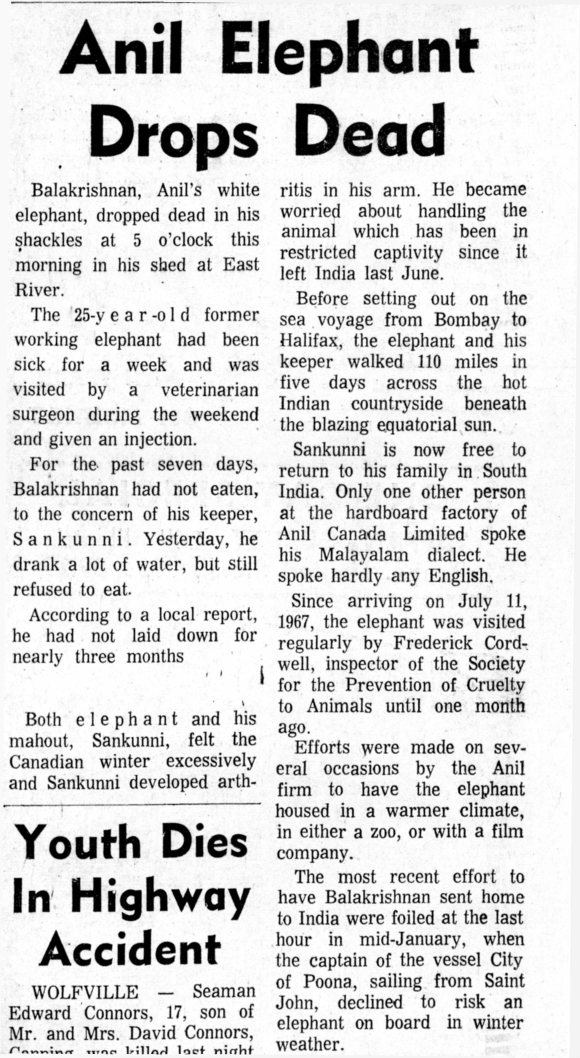
#> input picture 0001.jpg, 1160 x 2115 px (shown at 1/2 size)
$ jupyter execute --allow-errors OCR.ipynb
#> lines starting #> are read from the running program, lines starting #| are printed output that depends on the picture; after the words box and inside, x2 and y2 are one past the last pixel; in counts of white or black regions, pixels touching at a corner belong together
[cell 1]
# import the necessary packages
from PIL import Image
import pytesseract
import cv2
import os

[cell 2]
data_path='./'
image = data_path + '0001.jpg'

# load the example image and convert it to grayscale
image = cv2.imread(image)
#> image is the input picture: shape (2115, 1160, 3); min 0, max 255, mean 217.4
gray = cv2.cvtColor(image, cv2.COLOR_BGR2GRAY)

#threshold
gray = cv2.threshold(gray, 0, 255,
cv2.THRESH_BINARY | cv2.THRESH_OTSU)[1]
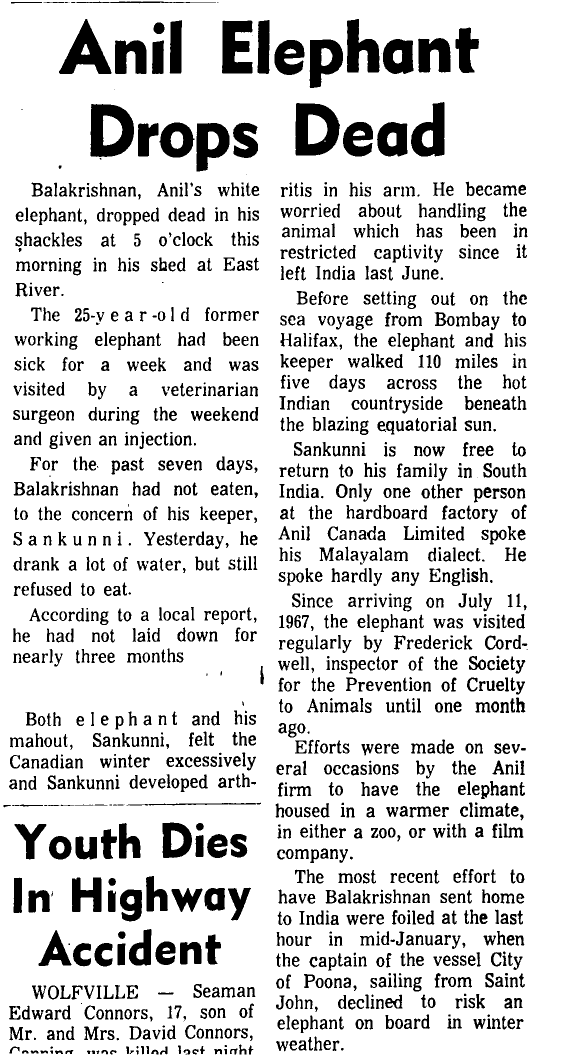
#> gray: shape (2115, 1160) (shown at 1/2 size); 85.7% white; 1680 black regions (130 under 20 px), largest, box (x1, y1, x2, y2) and area: (591, 206, 680, 311) 6085, (181, 208, 268, 314) 6054, (118, 38, 223, 148) 5012
img = cv2.resize(image,(128,128))
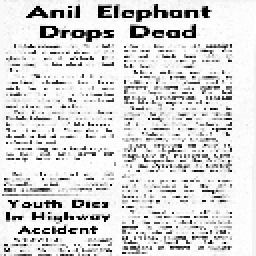
#> img: shape (128, 128, 3) (shown 2 times larger); min 0, max 255, mean 218.3

# write the grayscale image to disk as a temporary file so we can
# apply OCR to it
filename = "{}.png".format(os.getpid())
cv2.imwrite(filename, gray)
#> Out = True

$ run again, with Article_Paper-00581.jpg copied over 0001.jpg
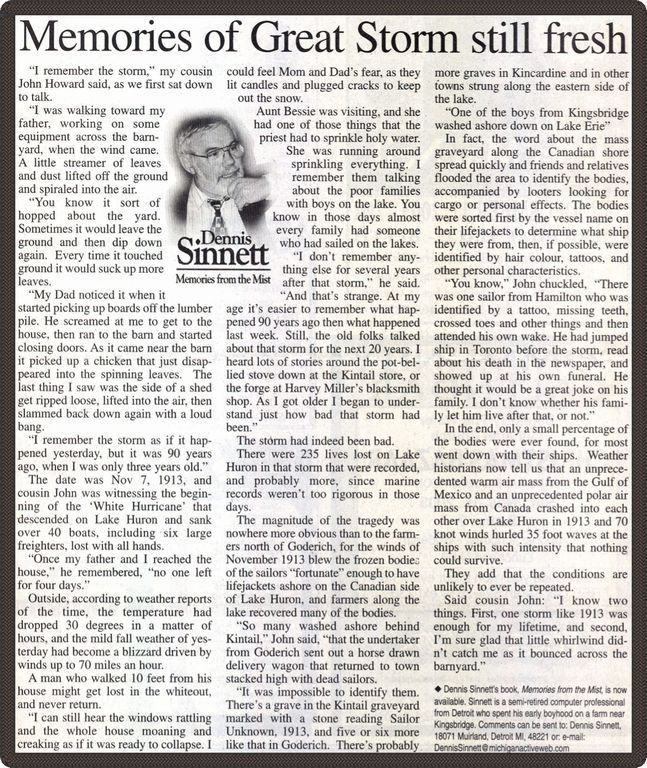
#> input picture Article_Paper-00581.jpg, 647 x 768 px
#> image is the input picture: shape (768, 647, 3); mean B, G, R 195.5, 198.6, 201.6
#> `gray = cv2.threshold(gray, 0, 255, cv2.THRESH_BINARY | cv2.THRESH_OTSU..`:
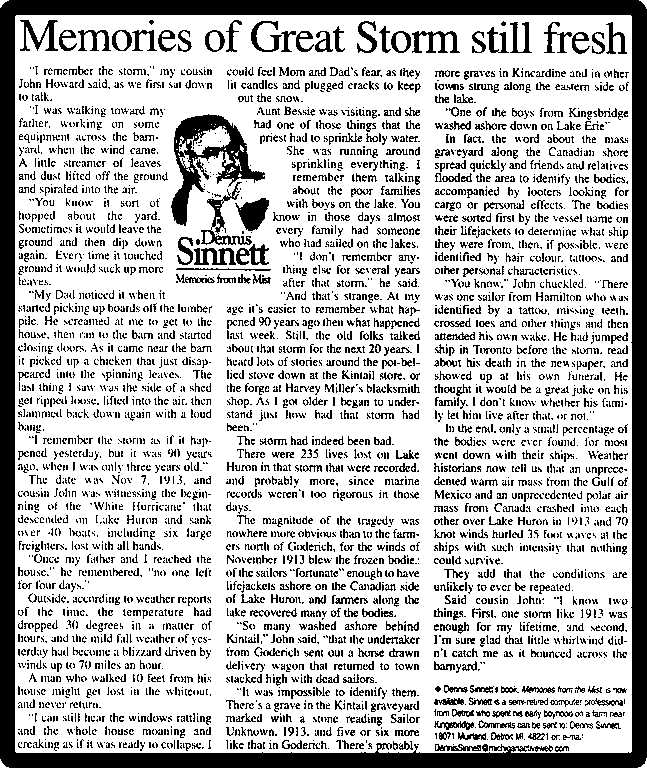
#> gray: shape (768, 647); 74.8% white; 4947 black regions (3718 under 20 px), largest, box (x1, y1, x2, y2) and area: (0, 0, 647, 768) 41664, (171, 114, 265, 226) 3340, (235, 198, 269, 231) 667
#> `img = cv2.resize(image,(128,128))`:
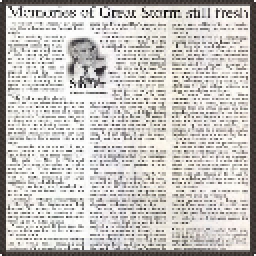
#> img: shape (128, 128, 3) (shown 2 times larger); mean B, G, R 195, 198.1, 201.1
#> Out = True
